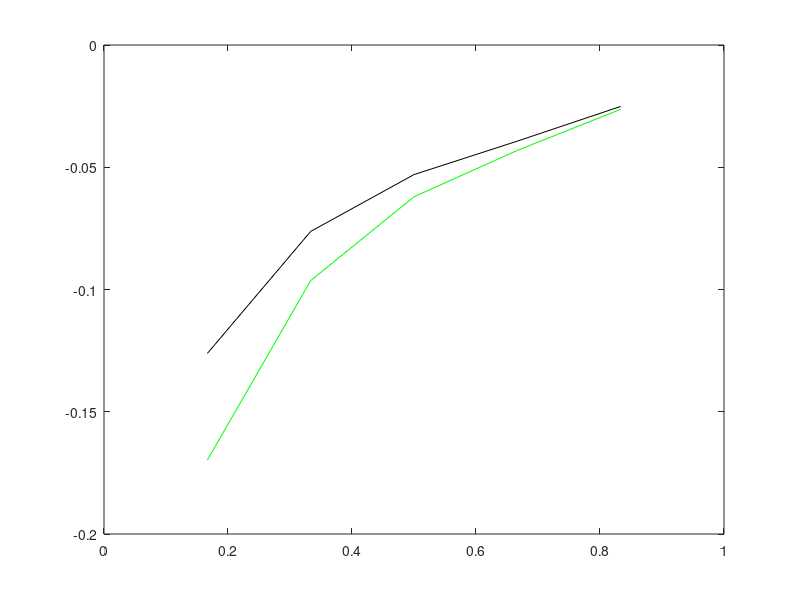

Source code (MATLAB): (Note: this script raises an error after producing the figure.)
clc;
clear;
close all;
prompt = 'Enter N' %user will input N
prompt1 = 'Enter k' %user will input k
N=input(prompt);
k= input(prompt1);
h= 1/(N+1);
A= zeros(N+1,N+1);
for c = 1:N+1 %for loop to make coeff matrix
    for r = 1:N+1
        
        if r == c
            A(r,c) = -(2+k^2*h^2);
        elseif abs(r-c) == 1
            A(r,c) = 1;
        else
            A(r,c) = 0;
        end
        
    end
end
A;
F= zeros(N+1,1); %creates zero matrix for solution
for d = 1:N+1 %filling in matrix with value using loop and conditional statements
    if d == 1
        F(d,1)= h^2+2*h;
    elseif d== N+1
        F(N+1,1)= h^2;
    else 
        F(d,1)= h^2;
    end
end
F;
F_1= F(1:N,1); %reducing matrix since u(L)=0
A_1= A(1:N,1:N); %reducing matrix since u(L)=0
U= A_1\F_1; %solving for u
x= h:h:1-h; %creating x vector to plot
y=(-1+(cosh(k*x)/cosh(k)))*(1/k^2) - (1/k)*(sinh(k-k*x))/cosh(k); %given exact function
p=plot(x,U,'g',x,y,'k') %plotting exact vs approximate value
p(1).Marker= '*'
legend('approximate value', 'real value');
%input low values for N for k=10 and N=~300 for k=100 to obtain results with low error